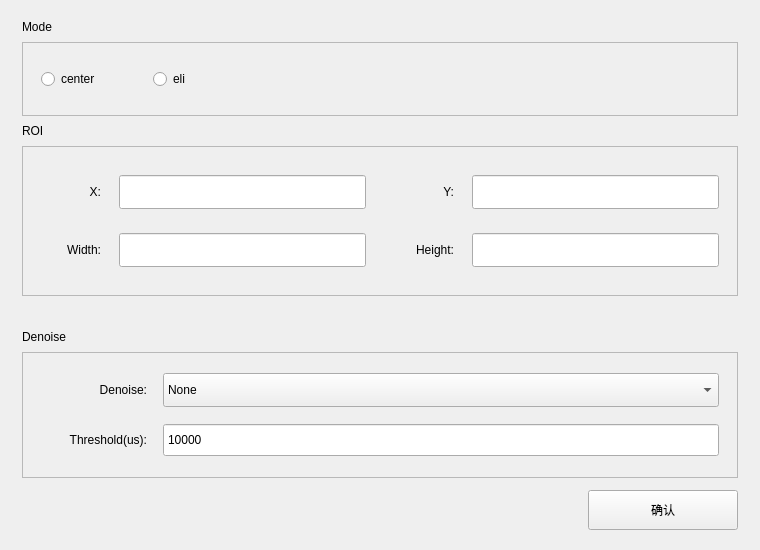
<?xml version="1.0" encoding="UTF-8"?>
<ui version="4.0">
 <class>ChooseWindowForm</class>
 <widget class="QWidget" name="ChooseWindowForm">
  <property name="geometry">
   <rect>
    <x>0</x>
    <y>0</y>
    <width>760</width>
    <height>550</height>
   </rect>
  </property>
  <property name="minimumSize">
   <size>
    <width>660</width>
    <height>510</height>
   </size>
  </property>
  <property name="windowTitle">
   <string>选择窗口</string>
  </property>
  <layout class="QVBoxLayout" name="choose_main_layout">
   <property name="leftMargin">
    <number>22</number>
   </property>
   <property name="topMargin">
    <number>20</number>
   </property>
   <property name="rightMargin">
    <number>22</number>
   </property>
   <property name="bottomMargin">
    <number>20</number>
   </property>
   <property name="spacing">
    <number>8</number>
   </property>
   <item>
    <widget class="QLabel" name="mode_title_label">
     <property name="text">
      <string>Mode</string>
     </property>
    </widget>
   </item>
   <item>
    <widget class="QFrame" name="mode_card_frame">
     <property name="minimumSize">
      <size>
       <width>0</width>
       <height>74</height>
      </size>
     </property>
     <property name="frameShape">
      <enum>QFrame::Shape::StyledPanel</enum>
     </property>
     <layout class="QHBoxLayout" name="mode_layout">
      <property name="leftMargin">
       <number>18</number>
      </property>
      <property name="topMargin">
       <number>14</number>
      </property>
      <property name="rightMargin">
       <number>18</number>
      </property>
      <property name="bottomMargin">
       <number>14</number>
      </property>
      <property name="spacing">
       <number>18</number>
      </property>
      <item>
       <widget class="QRadioButton" name="center_radioButton">
        <property name="minimumSize">
         <size>
          <width>94</width>
          <height>34</height>
         </size>
        </property>
        <property name="text">
         <string>center</string>
        </property>
       </widget>
      </item>
      <item>
       <widget class="QRadioButton" name="eli_radioButton">
        <property name="minimumSize">
         <size>
          <width>74</width>
          <height>34</height>
         </size>
        </property>
        <property name="text">
         <string>eli</string>
        </property>
       </widget>
      </item>
      <item>
       <spacer name="mode_horizontal_spacer">
        <property name="orientation">
         <enum>Qt::Orientation::Horizontal</enum>
        </property>
        <property name="sizeHint" stdset="0">
         <size>
          <width>40</width>
          <height>20</height>
         </size>
        </property>
       </spacer>
      </item>
     </layout>
    </widget>
   </item>
   <item>
    <widget class="QLabel" name="roi_title_label">
     <property name="text">
      <string>ROI</string>
     </property>
    </widget>
   </item>
   <item>
    <widget class="QFrame" name="roi_card_frame">
     <property name="minimumSize">
      <size>
       <width>0</width>
       <height>150</height>
      </size>
     </property>
     <property name="frameShape">
      <enum>QFrame::Shape::StyledPanel</enum>
     </property>
     <layout class="QGridLayout" name="roi_grid_layout">
      <property name="leftMargin">
       <number>18</number>
      </property>
      <property name="topMargin">
       <number>18</number>
      </property>
      <property name="rightMargin">
       <number>18</number>
      </property>
      <property name="bottomMargin">
       <number>18</number>
      </property>
      <property name="horizontalSpacing">
       <number>18</number>
      </property>
      <property name="verticalSpacing">
       <number>14</number>
      </property>
      <item row="0" column="0">
       <widget class="QLabel" name="X_label">
        <property name="minimumSize">
         <size>
          <width>60</width>
          <height>32</height>
         </size>
        </property>
        <property name="text">
         <string>X:</string>
        </property>
        <property name="alignment">
         <set>Qt::AlignmentFlag::AlignRight|Qt::AlignmentFlag::AlignTrailing|Qt::AlignmentFlag::AlignVCenter</set>
        </property>
       </widget>
      </item>
      <item row="0" column="1">
       <widget class="QLineEdit" name="X_edit">
        <property name="minimumSize">
         <size>
          <width>180</width>
          <height>34</height>
         </size>
        </property>
       </widget>
      </item>
      <item row="0" column="2">
       <widget class="QLabel" name="Y_label">
        <property name="minimumSize">
         <size>
          <width>70</width>
          <height>32</height>
         </size>
        </property>
        <property name="text">
         <string>Y:</string>
        </property>
        <property name="alignment">
         <set>Qt::AlignmentFlag::AlignRight|Qt::AlignmentFlag::AlignTrailing|Qt::AlignmentFlag::AlignVCenter</set>
        </property>
       </widget>
      </item>
      <item row="0" column="3">
       <widget class="QLineEdit" name="Y_edit">
        <property name="minimumSize">
         <size>
          <width>180</width>
          <height>34</height>
         </size>
        </property>
       </widget>
      </item>
      <item row="1" column="0">
       <widget class="QLabel" name="Width_label">
        <property name="minimumSize">
         <size>
          <width>60</width>
          <height>32</height>
         </size>
        </property>
        <property name="text">
         <string>Width:</string>
        </property>
        <property name="alignment">
         <set>Qt::AlignmentFlag::AlignRight|Qt::AlignmentFlag::AlignTrailing|Qt::AlignmentFlag::AlignVCenter</set>
        </property>
       </widget>
      </item>
      <item row="1" column="1">
       <widget class="QLineEdit" name="Width_edit">
        <property name="minimumSize">
         <size>
          <width>180</width>
          <height>34</height>
         </size>
        </property>
       </widget>
      </item>
      <item row="1" column="2">
       <widget class="QLabel" name="Height_label">
        <property name="minimumSize">
         <size>
          <width>70</width>
          <height>32</height>
         </size>
        </property>
        <property name="text">
         <string>Height:</string>
        </property>
        <property name="alignment">
         <set>Qt::AlignmentFlag::AlignRight|Qt::AlignmentFlag::AlignTrailing|Qt::AlignmentFlag::AlignVCenter</set>
        </property>
       </widget>
      </item>
      <item row="1" column="3">
       <widget class="QLineEdit" name="Height_edit">
        <property name="minimumSize">
         <size>
          <width>180</width>
          <height>34</height>
         </size>
        </property>
       </widget>
      </item>
     </layout>
    </widget>
   </item>
   <item>
    <spacer name="denoise_title_top_spacer">
     <property name="orientation">
      <enum>Qt::Orientation::Vertical</enum>
     </property>
     <property name="sizeType">
      <enum>QSizePolicy::Policy::Fixed</enum>
     </property>
     <property name="sizeHint" stdset="0">
      <size>
       <width>20</width>
       <height>10</height>
      </size>
     </property>
    </spacer>
   </item>
   <item>
    <widget class="QLabel" name="denoise_title_label">
     <property name="minimumSize">
      <size>
       <width>0</width>
       <height>30</height>
      </size>
     </property>
     <property name="text">
      <string>Denoise</string>
     </property>
     <property name="alignment">
      <set>Qt::AlignmentFlag::AlignBottom|Qt::AlignmentFlag::AlignLeading|Qt::AlignmentFlag::AlignLeft</set>
     </property>
    </widget>
   </item>
   <item>
    <widget class="QFrame" name="noise_filter_widget">
     <property name="minimumSize">
      <size>
       <width>0</width>
       <height>126</height>
      </size>
     </property>
     <property name="frameShape">
      <enum>QFrame::Shape::StyledPanel</enum>
     </property>
      <layout class="QGridLayout" name="noise_filter_formLayout">
      <property name="leftMargin">
       <number>18</number>
      </property>
      <property name="topMargin">
       <number>18</number>
      </property>
      <property name="rightMargin">
       <number>18</number>
      </property>
      <property name="bottomMargin">
       <number>18</number>
      </property>
      <property name="horizontalSpacing">
       <number>16</number>
      </property>
      <property name="verticalSpacing">
       <number>14</number>
      </property>
      <item row="0" column="0">
       <widget class="QLabel" name="noise_filter_label">
        <property name="minimumSize">
         <size>
          <width>106</width>
          <height>32</height>
         </size>
        </property>
        <property name="alignment">
         <set>Qt::AlignmentFlag::AlignRight|Qt::AlignmentFlag::AlignTrailing|Qt::AlignmentFlag::AlignVCenter</set>
        </property>
        <property name="text">
         <string>Denoise:</string>
        </property>
       </widget>
      </item>
      <item row="0" column="1">
       <widget class="QComboBox" name="noise_filter_combo_box">
        <property name="minimumSize">
         <size>
          <width>0</width>
          <height>34</height>
         </size>
        </property>
        <property name="sizePolicy">
         <sizepolicy hsizetype="Expanding" vsizetype="Fixed">
          <horstretch>1</horstretch>
          <verstretch>0</verstretch>
         </sizepolicy>
        </property>
        <item>
         <property name="text">
          <string>None</string>
         </property>
        </item>
        <item>
         <property name="text">
          <string>Activity</string>
         </property>
        </item>
        <item>
         <property name="text">
          <string>Trail</string>
         </property>
        </item>
        <item>
         <property name="text">
          <string>STC</string>
         </property>
        </item>
        <item>
         <property name="text">
          <string>AntiFlicker</string>
         </property>
        </item>
       </widget>
      </item>
      <item row="1" column="0">
       <widget class="QLabel" name="noise_threshold_label">
        <property name="minimumSize">
         <size>
          <width>106</width>
          <height>32</height>
         </size>
        </property>
        <property name="alignment">
         <set>Qt::AlignmentFlag::AlignRight|Qt::AlignmentFlag::AlignTrailing|Qt::AlignmentFlag::AlignVCenter</set>
        </property>
        <property name="text">
         <string>Threshold(us):</string>
        </property>
       </widget>
      </item>
      <item row="1" column="1">
       <widget class="QSpinBox" name="noise_threshold_spin_box">
        <property name="minimumSize">
         <size>
          <width>0</width>
          <height>34</height>
         </size>
        </property>
        <property name="sizePolicy">
         <sizepolicy hsizetype="Expanding" vsizetype="Fixed">
          <horstretch>1</horstretch>
          <verstretch>0</verstretch>
         </sizepolicy>
        </property>
        <property name="buttonSymbols">
         <enum>QAbstractSpinBox::ButtonSymbols::NoButtons</enum>
        </property>
        <property name="minimum">
         <number>1</number>
        </property>
        <property name="maximum">
         <number>1000000</number>
        </property>
        <property name="singleStep">
         <number>1000</number>
        </property>
        <property name="value">
         <number>10000</number>
        </property>
       </widget>
      </item>
     </layout>
    </widget>
   </item>
   <item>
    <layout class="QHBoxLayout" name="button_layout">
     <property name="topMargin">
      <number>4</number>
     </property>
     <item>
      <spacer name="button_horizontal_spacer">
       <property name="orientation">
        <enum>Qt::Orientation::Horizontal</enum>
       </property>
       <property name="sizeHint" stdset="0">
        <size>
         <width>40</width>
         <height>20</height>
        </size>
       </property>
      </spacer>
     </item>
     <item>
      <widget class="QPushButton" name="select_roi_button">
       <property name="minimumSize">
        <size>
         <width>150</width>
         <height>40</height>
        </size>
       </property>
       <property name="text">
        <string>确认</string>
       </property>
      </widget>
     </item>
    </layout>
   </item>
  </layout>
 </widget>
 <resources/>
 <connections/>
</ui>
